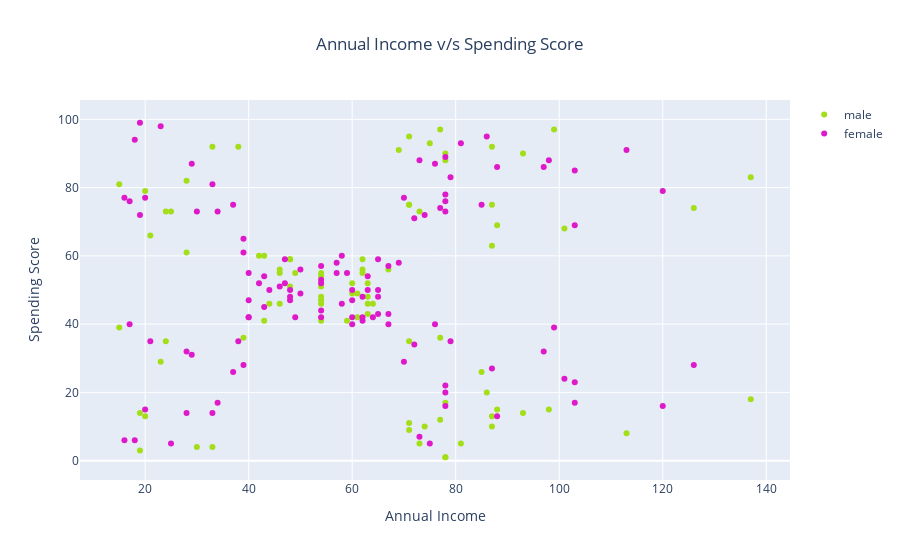

This figure's notebook cell:
### Markdown cell above
Conclusion: Spending score varies with Annual income, customers with annual income between (40k - 70k) generally have spending score between 40 - 60

### Code cell
trace1 = go.Scatter(
    x = male['Annual Income'],
    y = male['Spending Score'],
    name = 'male',
    mode = 'markers',
    marker_color='#A3DE19 '
    )

trace2 = go.Scatter(
    x = female['Annual Income'],
    y = female['Spending Score'],
    name = 'female',
    mode = 'markers',
    marker_color='#DE19C9'
    )


layout = go.Layout(
    title = 'Annual Income v/s Spending Score',
    title_x = 0.5,
    showlegend = True,
    xaxis = dict(title = 'Annual Income'),
    yaxis = dict(title = 'Spending Score'),
    )

data = [trace1,trace2]

fig = go.Figure(data = data,layout = layout)
iplot(fig)

### Figure 1 — Plotly figure (JSON) as saved in the notebook; plotly's stock layout.template omitted (floating-point values rounded to 4 significant figures)
{"data": [{"marker": {"color": "#A3DE19 "}, "mode": "markers", "name": "male", "type": "scatter", "x": [15, 15, 19, 19, 20, 20, 21, 23, 24, 24, 25, 28, 28, 30, 33, 33, 38, 39, 42, 43, 43, 44, 46, 46, 46, 48, 48, 48, 49, 54, 54, 54, 54, 54, 54, 54, 59, 60, 60, 61, 61, 62, 62, 62, 63, 63, 63, 63, 64, 67, 69, 71, 71, 71, 71, 71, 71, 73, 73, 74, 75, 77, 77, 77, 78, 78, 78, 78, 78, 81, 85, 86, 87, 87, 87, 87, 87, 88, 88, 93, 93, 98, 99, 101, 113, 126, 137, 137], "y": [39, 81, 3, 14, 13, 79, 66, 29, 35, 73, 73, 82, 61, 4, 4, 92, 92, 36, 60, 60, 41, 46, 46, 56, 55, 51, 59, 59, 55, 47, 54, 48, 51, 55, 41, 46, 41, 49, 52, 42, 49, 59, 55, 56, 46, 43, 48, 52, 46, 56, 91, 35, 95, 11, 75, 9, 75, 5, 73, 10, 93, 12, 97, 36, 90, 17, 88, 1, 1, 5, 26, 20, 63, 13, 75, 10, 92, 15, 69, 14, 90, 15, 97, 68, 8, 74, 18, 83]}, {"marker": {"color": "#DE19C9"}, "mode": "markers", "name": "female", "type": "scatter", "x": [16, 16, 17, 17, 18, 18, 19, 19, 20, 20, 21, 23, 25, 28, 28, 29, 29, 30, 33, 33, 34, 34, 37, 37, 38, 39, 39, 39, 40, 40, 40, 40, 42, 43, 43, 44, 46, 47, 47, 48, 48, 48, 49, 50, 50, 54, 54, 54, 54, 54, 57, 57, 58, 58, 59, 60, 60, 60, 60, 62, 62, 62, 63, 63, 64, 65, 65, 65, 65, 67, 67, 67, 69, 70, 70, 72, 72, 73, 73, 74, 75, 76, 76, 77, 78, 78, 78, 78, 78, 78, 78, 79, 79, 81, 85, 86, 87, 88, 88, 97, 97, 98, 99, 101, 103, 103, 103, 103, 113, 120, 120, 126], "y": [6, 77, 40, 76, 6, 94, 72, 99, 15, 77, 35, 98, 5, 14, 32, 31, 87, 73, 14, 81, 17, 73, 26, 75, 35, 61, 28, 65, 55, 47, 42, 42, 52, 54, 45, 50, 51, 52, 59, 50, 48, 47, 42, 49, 56, 53, 52, 42, 44, 57, 58, 55, 60, 46, 55, 40, 42, 47, 50, 41, 48, 42, 50, 54, 42, 48, 50, 43, 59, 43, 57, 40, 58, 29, 77, 34, 71, 88, 7, 72, 5, 40, 87, 74, 22, 20, 76, 16, 89, 78, 73, 35, 83, 93, 75, 95, 27, 13, 86, 32, 86, 88, 39, 24, 17, 85, 23, 69, 91, 16, 79, 28]}], "layout": {"showlegend": true, "title": {"text": "Annual Income v/s Spending Score", "x": 0.5}, "xaxis": {"title": {"text": "Annual Income"}}, "yaxis": {"title": {"text": "Spending Score"}}}}
